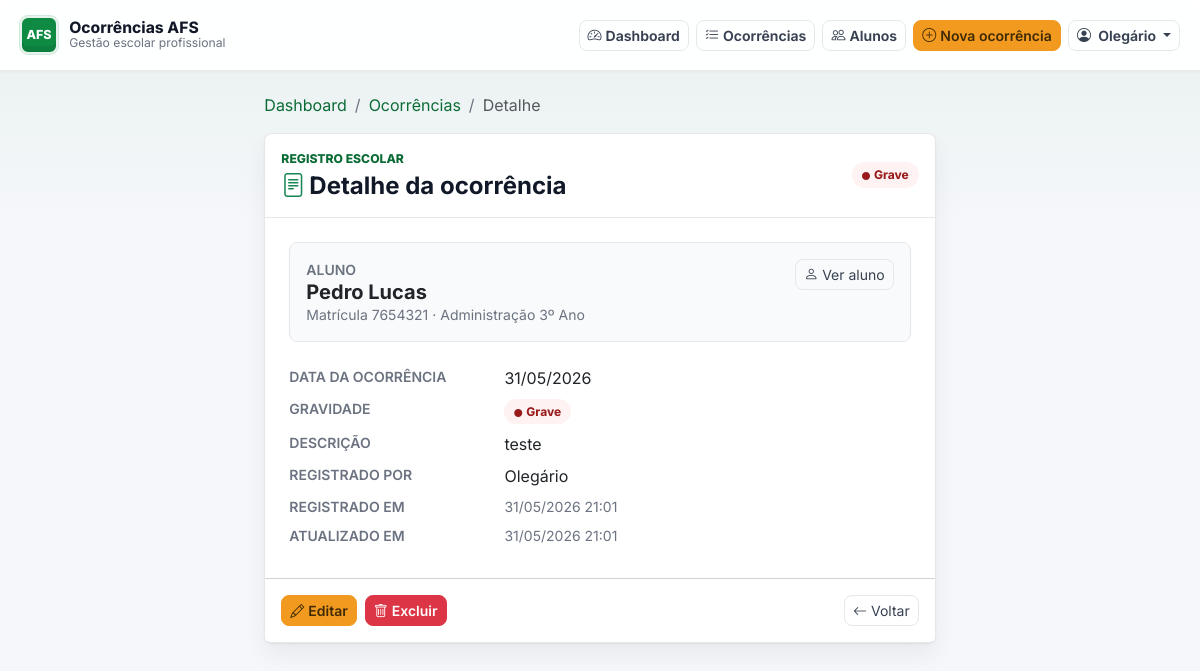
/detalhe/12/ (signed in), run on the app's committed database.
### ocorrencias/models.py (models this page shows, shortened)
class Ocorrencia(models.Model):
    class Gravidade(models.TextChoices):
        LEVE = "leve", "Leve"
        MEDIA = "media", "Média"
        GRAVE = "grave", "Grave"
    aluno = models.ForeignKey(
        Aluno,
        on_delete=models.PROTECT,
        related_name="ocorrencias",
    )
    registrado_por = models.ForeignKey(
        "auth.User",
        on_delete=models.SET_NULL,
        null=True,
        related_name="ocorrencias_registradas",
    )
    data = models.DateField(db_index=True)
    descricao = models.TextField()
    gravidade = models.CharField(
        max_length=10,
        choices=Gravidade.choices,
        default=Gravidade.LEVE,
        db_index=True,
    )
    criado_em = models.DateTimeField(auto_now_add=True)
    atualizado_em = models.DateTimeField(auto_now=True)
    class Meta:
        ordering = ["-criado_em"]
        verbose_name = "Ocorrência"
        verbose_name_plural = "Ocorrências"

class Aluno(models.Model):
    class Curso(models.TextChoices):
        ADMINISTRACAO = "administracao", "Administração"
        ENFERMAGEM = "enfermagem", "Enfermagem"
        INFORMATICA = "informatica", "Informática"
        LOGISTICA = "logistica", "Logística"
        DS = "ds", "Desenvolvimento de Sistemas"
    ANOS = [(1, "1º Ano"), (2, "2º Ano"), (3, "3º Ano")]
    matricula = models.CharField(max_length=20, unique=True, db_index=True)
    nome = models.CharField(max_length=200, db_index=True)
    curso = models.CharField(max_length=50, choices=Curso.choices, db_index=True)
    ano = models.PositiveSmallIntegerField(choices=ANOS, db_index=True)
    ativo = models.BooleanField(default=True)
    @property
    def turma(self):
        return f"{self.get_curso_display()} {self.get_ano_display()}"
    class Meta:
        ordering = ["nome"]
        verbose_name = "Aluno"
        verbose_name_plural = "Alunos"

### ocorrencias/views.py (the view)
# urls.py: path("detalhe/<int:pk>/", views.detalhe, name="detalhe"),
@login_required
def detalhe(request, pk):
    ocorrencia = get_object_or_404(
        Ocorrencia.objects.select_related("aluno", "registrado_por"), pk=pk
    )
    return render(request, "ocorrencias/detalhe.html", {"ocorrencia": ocorrencia})

### ocorrencias/templates/ocorrencias/detalhe.html (shortened to what this page needs)
{% extends 'ocorrencias/base.html' %}
{% block content %}
<div class="row justify-content-center">
  <div class="col-md-9 col-lg-7">
    <nav aria-label="breadcrumb" class="mb-3">
      <ol class="breadcrumb small">
        <li class="breadcrumb-item"><a href="{% url 'dashboard' %}" class="text-decoration-none">Dashboard</a></li>
        <li class="breadcrumb-item"><a href="{% url 'listar' %}" class="text-decoration-none">Ocorrências</a></li>
        <li class="breadcrumb-item active">Detalhe</li>
      </ol>
    </nav>
    <section class="card">
      <div class="card-header d-flex justify-content-between align-items-center gap-2 py-3">
        <div>
          <p class="page-kicker mb-1">Registro escolar</p>
          <h1 class="h4 mb-0 fw-bold"><i class="bi bi-file-text me-1 text-success"></i>Detalhe da ocorrência</h1>
        </div>
        {% include "ocorrencias/partials/gravidade_badge.html" with gravidade=ocorrencia.gravidade %}
      </div>
      <div class="card-body p-4">
        <div class="detail-block p-3 mb-4">
          <div class="d-flex flex-column flex-sm-row justify-content-between gap-3 align-items-sm-start">
            <div>
              <p class="mb-0 text-muted small fw-semibold text-uppercase">Aluno</p>
              <h2 class="h5 mb-0 fw-bold">{{ ocorrencia.aluno.nome }}</h2>
              <p class="mb-0 text-muted small">
                Matrícula {{ ocorrencia.aluno.matricula }} · {{ ocorrencia.aluno.turma }}
              </p>
            </div>
            <a href="{% url 'detalhe_aluno' ocorrencia.aluno.pk %}" class="btn btn-sm btn-outline-secondary">
              <i class="bi bi-person me-1"></i>Ver aluno
            </a>
          </div>
        </div>
        <dl class="row mb-0">
          <dt class="col-sm-4 text-muted small fw-semibold text-uppercase">Data da ocorrência</dt>
          <dd class="col-sm-8">{{ ocorrencia.data|date:"d/m/Y" }}</dd>
          <dt class="col-sm-4 text-muted small fw-semibold text-uppercase">Gravidade</dt>
          <dd class="col-sm-8">{% include "ocorrencias/partials/gravidade_badge.html" with gravidade=ocorrencia.gravidade %}</dd>
          <dt class="col-sm-4 text-muted small fw-semibold text-uppercase">Descrição</dt>
          <dd class="col-sm-8">{{ ocorrencia.descricao|linebreaksbr }}</dd>
          <dt class="col-sm-4 text-muted small fw-semibold text-uppercase">Registrado por</dt>
          <dd class="col-sm-8">{{ ocorrencia.registrado_por.get_full_name|default:ocorrencia.registrado_por.username|default:"—" }}</dd>
          <dt class="col-sm-4 text-muted small fw-semibold text-uppercase">Registrado em</dt>
          <dd class="col-sm-8 text-muted small">{{ ocorrencia.criado_em|date:"d/m/Y H:i" }}</dd>
          {% if ocorrencia.atualizado_em != ocorrencia.criado_em %}
          <dt class="col-sm-4 text-muted small fw-semibold text-uppercase">Atualizado em</dt>
          <dd class="col-sm-8 text-muted small">{{ ocorrencia.atualizado_em|date:"d/m/Y H:i" }}</dd>
          {% endif %}
        </dl>
      </div>
      <div class="card-footer bg-white d-flex flex-wrap gap-2 py-3">
        <a href="{% url 'editar' ocorrencia.pk %}" class="btn btn-warning btn-sm fw-semibold">
          <i class="bi bi-pencil me-1"></i>Editar
        </a>
        <a href="{% url 'excluir' ocorrencia.pk %}" class="btn btn-danger btn-sm fw-semibold">
          <i class="bi bi-trash me-1"></i>Excluir
        </a>
        <a href="{% url 'listar' %}" class="btn btn-outline-secondary btn-sm ms-sm-auto">
          <i class="bi bi-arrow-left me-1"></i>Voltar
        </a>
      </div>
    </section>
  </div>
</div>
{% endblock %}

### ocorrencias/templates/ocorrencias/base.html (shortened to what this page needs)
{% load static %}
<!doctype html>
<html lang="pt-br">
  <head>
    <link href="https://cdn.jsdelivr.net/npm/bootstrap@5.3.0/dist/css/bootstrap.min.css" rel="stylesheet" />
    <link href="https://cdn.jsdelivr.net/npm/bootstrap-icons@1.10.5/font/bootstrap-icons.css" rel="stylesheet" />
    <link href="{% static 'ocorrencias/css/app.css' %}" rel="stylesheet" />
  </head>
  <body>
    <div class="app-shell">
      <nav class="navbar app-navbar sticky-top px-2 py-3">
        <div class="container-fluid">
          <a class="brand-lockup" href="{% url 'dashboard' %}" aria-label="Ir para o dashboard">
            <span class="brand-mark" aria-hidden="true">AFS</span>
            <span class="min-w-0">
              <span class="brand-title">Ocorrências AFS</span>
              <span class="brand-subtitle">Gestão escolar profissional</span>
            </span>
          </a>
          <div class="nav-actions d-flex align-items-center flex-wrap">
            <a href="{% url 'dashboard' %}" class="btn btn-outline-secondary btn-sm">
              <i class="bi bi-speedometer2 me-1"></i>Dashboard
            </a>
            <a href="{% url 'listar' %}" class="btn btn-outline-secondary btn-sm">
              <i class="bi bi-list-check me-1"></i>Ocorrências
            </a>
            <a href="{% url 'listar_alunos' %}" class="btn btn-outline-secondary btn-sm">
              <i class="bi bi-people me-1"></i>Alunos
            </a>
            <a href="{% url 'cadastrar' %}" class="btn btn-warning btn-sm fw-semibold">
              <i class="bi bi-plus-circle me-1"></i>Nova ocorrência
            </a>
            {% if user.is_authenticated %}
            <div class="dropdown">
              <button class="btn btn-outline-secondary btn-sm dropdown-toggle" type="button" data-bs-toggle="dropdown" aria-expanded="false">
                <i class="bi bi-person-circle me-1"></i>
                {{ user.get_full_name|default:user.username }}
              </button>
            </div>
            {% endif %}
          </div>
        </div>
      </nav>
      <main class="app-content">
        {% block content %}{% endblock %}
      </main>
    </div>
  </body>
</html>

### ocorrencias/static/ocorrencias/css/app.css (style rules this page uses)
:root { --afs-green: #0e8a43; --afs-green-dark: #0b6b35; --afs-green-soft: #e8f6ee; --afs-orange: #f29a1f; --afs-orange-soft: #fff3df; --afs-surface: #f5f7fa; --afs-border: #e5e7eb; --afs-text: #374151; --afs-muted: #6b7280; --afs-heading: #111827; --afs-danger: #dc2626; --afs-warning: #b45309; --afs-info: #2563eb; --afs-radius: 8px; --afs-shadow: 0 1px 2px rgba(17, 24, 39, 0.06), 0 12px 24px rgba(17, 24, 39, 0.06); --afs-focus: 0 0 0 0.25rem rgba(14, 138, 67, 0.2); }
* { letter-spacing: 0; }
body { min-height: 100vh; background: linear-gradient(180deg, rgba(14, 138, 67, 0.06) 0, rgba(245, 247, 250, 0) 220px), var(--afs-surface); color: var(--afs-text); font-family: Inter, system-ui, -apple-system, "Segoe UI", sans-serif; }
a { color: var(--afs-green-dark); }
.app-shell { min-height: 100vh; }
.app-navbar { background: rgba(255, 255, 255, 0.94); border-bottom: 1px solid var(--afs-border); box-shadow: 0 1px 2px rgba(17, 24, 39, 0.04); backdrop-filter: blur(14px); }
.brand-lockup { color: var(--afs-heading); display: inline-flex; align-items: center; gap: 0.7rem; min-width: 0; text-decoration: none; }
.brand-mark { align-items: center; background: var(--afs-green); border: 2px solid rgba(255, 255, 255, 0.9); border-radius: var(--afs-radius); box-shadow: inset 0 -6px 0 rgba(11, 107, 53, 0.36); color: #fff; display: inline-flex; font-size: 0.78rem; font-weight: 800; height: 38px; justify-content: center; line-height: 1; min-width: 38px; outline: 1px solid rgba(14, 138, 67, 0.18); }
.brand-title { color: var(--afs-heading); display: block; font-size: 0.98rem; font-weight: 750; line-height: 1.1; }
.brand-subtitle { color: var(--afs-muted); display: block; font-size: 0.76rem; line-height: 1.2; }
.nav-actions { gap: 0.45rem; }
.nav-actions .btn { border-radius: var(--afs-radius); font-weight: 650; }
.app-content { margin-inline: auto; max-width: 1200px; padding: 1.35rem 1rem 3rem; }
.page-kicker { color: var(--afs-green-dark); font-size: 0.76rem; font-weight: 800; margin-bottom: 0.25rem; text-transform: uppercase; }
.card, .metric-card, .panel-card { border: 1px solid var(--afs-border); border-radius: var(--afs-radius); box-shadow: var(--afs-shadow); }
.card-header { background: #fff; border-bottom: 1px solid var(--afs-border); border-radius: var(--afs-radius) var(--afs-radius) 0 0 !important; color: var(--afs-heading); }
.btn { border-radius: var(--afs-radius); }
.btn-warning { --bs-btn-bg: var(--afs-orange); --bs-btn-border-color: var(--afs-orange); --bs-btn-color: #3f2a05; --bs-btn-hover-bg: #df850b; --bs-btn-hover-border-color: #df850b; --bs-btn-hover-color: #2b1c03; }
.btn-outline-dark, .btn-outline-secondary { --bs-btn-color: var(--afs-text); --bs-btn-border-color: var(--afs-border); --bs-btn-hover-bg: var(--afs-green-soft); --bs-btn-hover-border-color: rgba(14, 138, 67, 0.35); --bs-btn-hover-color: var(--afs-green-dark); }
.form-text, .text-muted { color: var(--afs-muted) !important; }
.detail-block { background: #f9fafb; border: 1px solid var(--afs-border); border-radius: var(--afs-radius); }
.breadcrumb { --bs-breadcrumb-divider-color: var(--afs-muted); }
.breadcrumb a { color: var(--afs-green-dark); }

### data on the page
Ocorrencia: aluno.nome "Pedro Lucas", aluno.matricula "7654321", aluno.turma "Administração 3º Ano", data "31/05/2026", descricao "teste", registrado_por.get_full_name "Olegário", criado_em "31/05/2026 21:01", atualizado_em "31/05/2026 21:01"

### other printed values
{{ user.get_full_name|default:user.username }} "Olegário"
